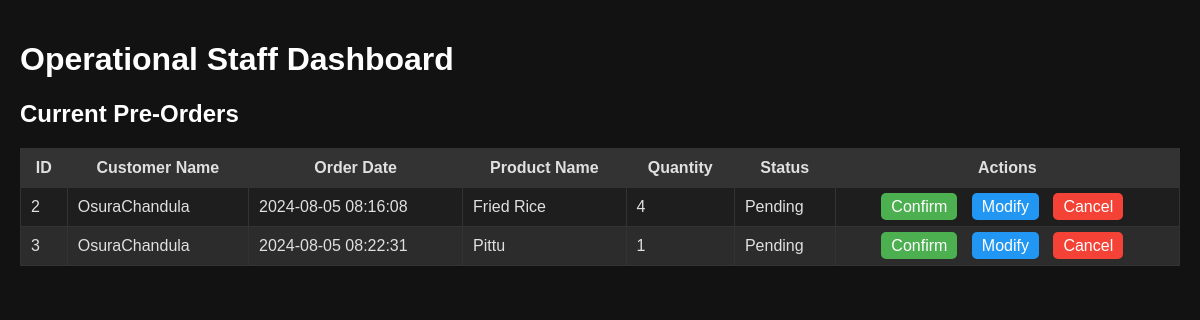
The page /Staff/staff_order.php (signed in) on the database its author committed.
### tables this page shows
CREATE TABLE `pre_orders` (
  `id` int(11) NOT NULL,
  `customer_name` varchar(255) DEFAULT NULL,
  `product_id` int(11) DEFAULT NULL,
  `quantity` int(11) DEFAULT NULL,
  `order_date` datetime DEFAULT current_timestamp(),
  `status` varchar(50) DEFAULT 'Pending'
);

CREATE TABLE `menu` (
  `id` int(11) NOT NULL,
  `name` varchar(255) NOT NULL,
  `description` text NOT NULL,
  `price` decimal(10,2) NOT NULL,
  `category` varchar(50) NOT NULL,
  `stock` int(11) NOT NULL DEFAULT 0,
  `image` longblob DEFAULT NULL,
  `created_at` timestamp NOT NULL DEFAULT current_timestamp()
);

### Staff/staff_order.php (the view, shortened to what this page needs)
<?php
include('../admin/db_connect.php');
$sql_pre_orders = "SELECT pre_orders.id, pre_orders.customer_name, pre_orders.order_date, menu.name AS product_name, pre_orders.quantity, pre_orders.status
                   FROM pre_orders
                   JOIN menu ON pre_orders.product_id = menu.id";
$result_pre_orders = $conn->query($sql_pre_orders);
?>
<!DOCTYPE html>
<html lang="en">
<head>
</head>
<body>
    <h1>Operational Staff Dashboard</h1>
    <h2>Current Pre-Orders</h2>
    <?php if ($result_pre_orders && $result_pre_orders->num_rows > 0): ?>
        <table>
            <thead>
                <tr>
                    <th>ID</th>
                    <th>Customer Name</th>
                    <th>Order Date</th>
                    <th>Product Name</th>
                    <th>Quantity</th>
                    <th>Status</th>
                    <th>Actions</th>
                </tr>
            </thead>
            <tbody>
                <?php while ($row = $result_pre_orders->fetch_assoc()): ?>
                    <tr>
                        <td><?php echo htmlspecialchars($row['id']); ?></td>
                        <td><?php echo htmlspecialchars($row['customer_name']); ?></td>
                        <td><?php echo htmlspecialchars($row['order_date']); ?></td>
                        <td><?php echo htmlspecialchars($row['product_name']); ?></td>
                        <td><?php echo htmlspecialchars($row['quantity']); ?></td>
                        <td><?php echo htmlspecialchars($row['status']); ?></td>
                        <td class="actions">
                            <?php if ($row['status'] == 'Pending'): ?>
                                <a href="staff_order.php?action=confirm&id=<?php echo $row['id']; ?>" class="confirm">Confirm</a>
                                <a href="staff_order.php?action=modify&id=<?php echo $row['id']; ?>" class="modify">Modify</a>
                                <a href="staff_order.php?action=cancel&id=<?php echo $row['id']; ?>" class="cancel">Cancel</a>
                            <?php endif; ?>
                        </td>
                    </tr>
                <?php endwhile; ?>
            </tbody>
        </table>
    <?php else: ?>
        <p>No pre-orders found.</p>
    <?php endif; ?>
</body>
</html>

### Staff/staff_order.php (style rules this page uses)
body { background-color: #121212; color: #e0e0e0; font-family: Arial, sans-serif; margin: 0; padding: 20px; }
h1, h2 { color: #ffffff; }
table { width: 100%; border-collapse: collapse; margin-bottom: 20px; }
table th, table td { border: 1px solid #333; padding: 10px; text-align: left; }
table th { background-color: #333333; }
table tbody tr:nth-child(even) { background-color: #2c2c2c; }
table tbody tr:nth-child(odd) { background-color: #1e1e1e; }
table th, table td.actions { text-align: center; }
.actions a { color: #ffffff; text-decoration: none; margin-right: 10px; padding: 5px 10px; border-radius: 5px; }
.actions a.confirm { background-color: #4caf50; }
.actions a.cancel { background-color: #f44336; }
.actions a.modify { background-color: #2196f3; }

### rows shown on the page
pre_orders: id "2", customer_name "OsuraChandula", order_date "2024-08-05 08:16:08", menu.name "Fried Rice", quantity "4", status "Pending"
pre_orders: id "3", customer_name "OsuraChandula", order_date "2024-08-05 08:22:31", menu.name "Pittu", quantity "1", status "Pending"
